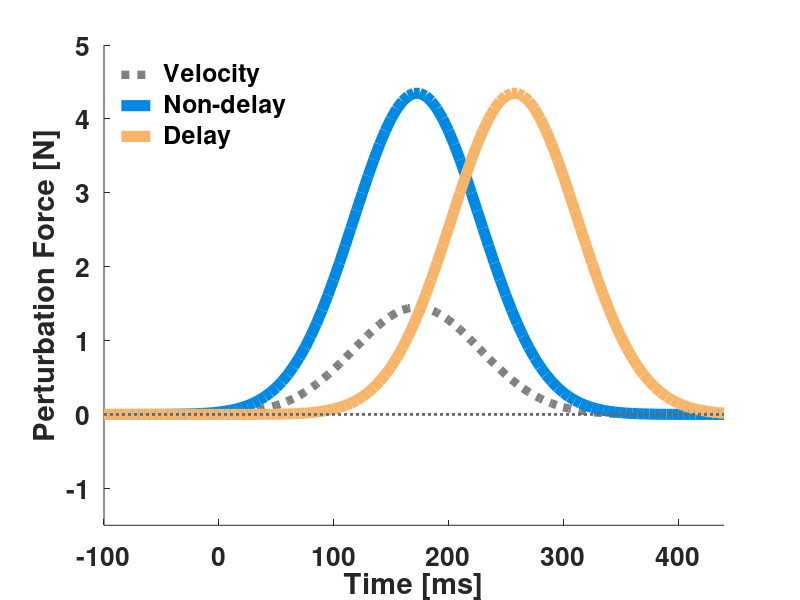
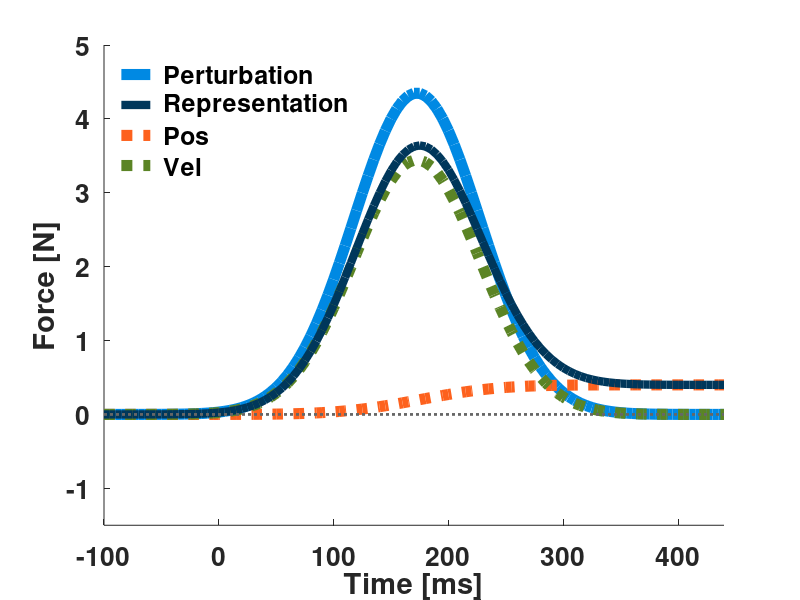
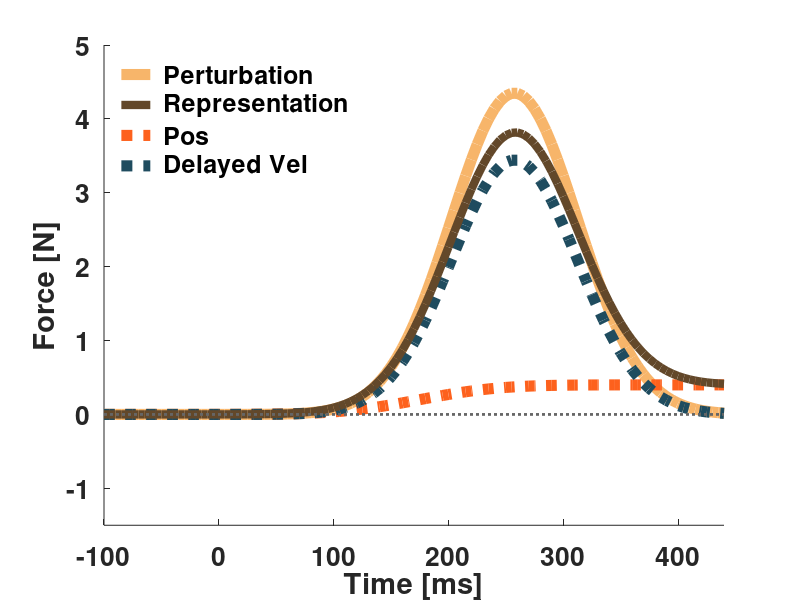
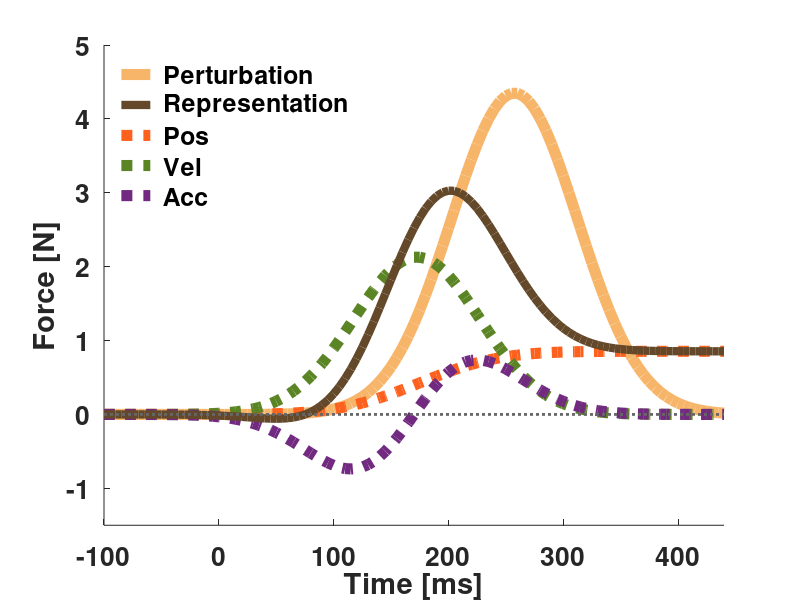

The MATLAB source for these figures, in order:
function Predictions

clc
clear 
close all

c = get(gcf,'DefaultAxesColorOrder');
ofs = get(gcf,'Position'); % original figure size
close

dF=0.4; % darkening factor
cnd=c(1,:)*1.2;
cnd_act=dF*cnd;
cd85=[247 181 106]/255; % light orange
cd85_act=dF*cd85;
cP=c(2,:)*1.167;
cV=c(5,:)*0.77;
cA=c(4,:)*0.9;
cVt=c(6,:)*0.4;

lw=8;
lwRep=6;
afs=19;
lfs=18;

sfs=1.3; % scale figure size
mfs=3; % move figure
fs=[ofs(1:2)/mfs ofs(3:4)*sfs];% figure size

yLim=[-1.5 5];

pi=0; % m
pf=0.1; % m

st=.005; % sample time
t=0:st:.55; % msec

delayT85=.085;
delayInd85=floor(delayT85/st);

state_model=0; % 0= from regression; 1= from taylor

% Pos
p=normcdf(linspace(0,1,length(t)),0.5,0.1)*(pf-pi)+pi;
% Vel
v=diff(p)./diff(t);
% Acc
a=diff(v)./diff(t(1:end-1));
% Delay vel
v_del85=[zeros(1,delayInd85),v(1:end-delayInd85)]; % for illustration - between 70 and 100 ms
% PertF
pertF_ND=v*6; % the perturbation force
pertF_D85=v_del85*6; % the perturbation force

t=t(1:end-2);
p=p(1:end-2);
v=v(1:end-1);
v_del85=v_del85(1:end-1);
pertF_ND=pertF_ND(1:end-1);
pertF_D85=pertF_D85(1:end-1);

% PV_ND- find the weights of pos and vel from the regression
b_PV_ND=regress(pertF_ND',[p' v']);
K_PV_ND=b_PV_ND(1)+4; % after playing with the values
B_PV_ND=b_PV_ND(2)-1.25;

% PV_ND- find the weights of pos and vel from the regression
b_PVt_D=regress(pertF_D85',[p' v_del85']);
K_PVt_D=b_PVt_D(1)+4; % after playing with the values
B_PVt_D=b_PVt_D(2)-1.25;

% PVA_D model- find the weights of pos, vel and acc from the regression
b_PVA_D=regress(pertF_D85',[p' v' a']);
K_PVA_D_reg=b_PVA_D(1)-5; % after playing with the values
B_PVA_D_reg=b_PVA_D(2)+1;
M_PVA_D_reg=b_PVA_D(3)+0.1;

if state_model
    K_PVA_D=K_PVA_D_tay;
    B_PVA_D=B_PVA_D_tay;
    M_PVA_D=M_PVA_D_tay;
else
    K_PVA_D=K_PVA_D_reg;
    B_PVA_D=B_PVA_D_reg;
    M_PVA_D=M_PVA_D_reg;
end

Act_ND=K_PV_ND*p+B_PV_ND*v;
Act_D_Time=K_PVt_D*p+B_PVt_D*v_del85;
Act_D_State=K_PVA_D*p+B_PVA_D*v+M_PVA_D*a;

t=t*1000;

% plot PertF vs time
figure('position',fs)
hold on
p4=plot(t,v*2,':','color',[1 1 1]*0.5,'linewidth',6);
p1=plot(t,pertF_ND,'color',cnd,'linewidth',lw);
p2=plot(t,pertF_D85,'color',cd85,'linewidth',lw);
line([0  t(end)] , [0  0] , 'Color' , [0.4  0.4  0.4] ,'linestyle' , ':'  , 'linewidth' , 2);
xlabel('Time [ms]')
ylabel('Perturbation Force [N]')
set(gca,'xtick',0:100:500,'xticklabel',-100:100:400,'fontsize',afs,'fontweight','b','box','off')
xlim([t(1) t(end)])
ylim([yLim(1) yLim(2)])
box off
l=legend([p4,p1,p2],' Velocity',' Non-delay',' Delay');
set(l,'fontweight','b','fontsize' ,lfs,'location','northwest');
legend boxoff

% plot PertF vs time
figure('position',fs)
hold on
p1=plot(t,pertF_ND,'color',cnd,'linewidth',lw);
p3=plot(t,K_PV_ND*p,':','color',cP,'linewidth',lw);
p4=plot(t,B_PV_ND*v,':','color',cV,'linewidth',lw);
p2=plot(t,Act_ND,'color',cnd_act,'linewidth',lwRep);
line([0  t(end)] , [0  0] , 'Color' , [0.4  0.4  0.4] ,'linestyle' , ':'  , 'linewidth' , 2);
xlabel('Time [ms]')
ylabel('Force [N]')
set(gca,'xtick',0:100:500,'xticklabel',-100:100:400,'fontsize',afs,'fontweight','b','box','off')
xlim([t(1) t(end)])
ylim([yLim(1) yLim(2)])
box off
l=legend([p1,p2,p3,p4],' Perturbation',' Representation',' Pos',' Vel');
set(l,'fontweight','b','fontsize' ,lfs,'location','northwest');
legend boxoff

% plot PertF vs time
figure('position',fs)
hold on
p1=plot(t,pertF_D85,'color',cd85,'linewidth',lw);
p3=plot(t,K_PVt_D*p,':','color',cP,'linewidth',lw);
p4=plot(t,B_PVt_D*v_del85,':','color',cVt,'linewidth',lw);
p2=plot(t,Act_D_Time,'color',cd85_act,'linewidth',lwRep);
line([0  t(end)] , [0  0] , 'Color' , [0.4  0.4  0.4] ,'linestyle' , ':'  , 'linewidth' , 2);
xlabel('Time [ms]')
ylabel('Force [N]')
set(gca,'xtick',0:100:500,'xticklabel',-100:100:400,'fontsize',afs,'fontweight','b','box','off')
xlim([t(1) t(end)])
ylim([yLim(1) yLim(2)])
box off
l=legend([p1,p2,p3,p4],' Perturbation',' Representation',' Pos',' Delayed Vel');
set(l,'fontweight','b','fontsize' ,lfs,'location','northwest');
legend boxoff

% plot PertF vs time
figure('position',fs)
hold on
p1=plot(t,pertF_D85,'color',cd85,'linewidth',lw);
p3=plot(t,K_PVA_D*p,':','color',cP,'linewidth',lw);
p4=plot(t,B_PVA_D*v,':','color',cV,'linewidth',lw);
p5=plot(t,M_PVA_D*a,':','color',cA,'linewidth',lw);
p2=plot(t,Act_D_State,'color',cd85_act,'linewidth',lwRep);
line([0  t(end)] , [0  0] , 'Color' , [0.4  0.4  0.4] ,'linestyle' , ':'  , 'linewidth' , 2);
xlabel('Time [ms]')
ylabel('Force [N]')
set(gca,'xtick',0:100:500,'xticklabel',-100:100:400,'fontsize',afs,'fontweight','b','box','off')
xlim([t(1) t(end)])
ylim([yLim(1) yLim(2)])
box off
l=legend([p1,p2,p3,p4,p5],' Perturbation',' Representation',' Pos',' Vel',' Acc');
set(l,'fontweight','b','fontsize' ,lfs,'location','northwest');
legend boxoff